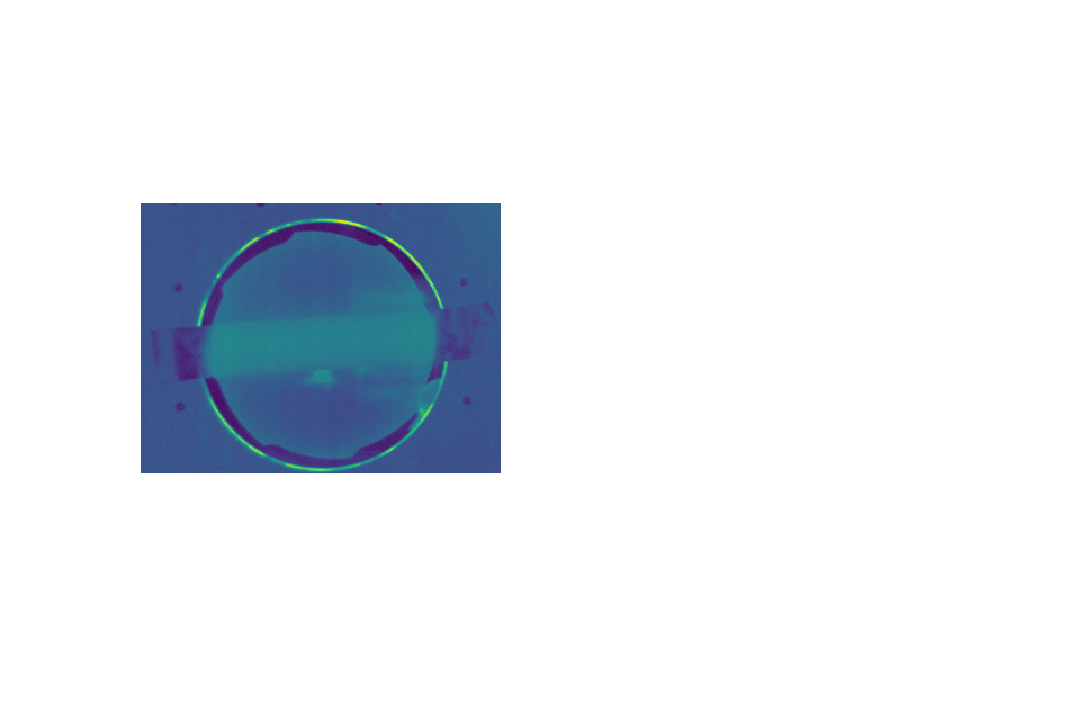

This chart was generated by the following MATLAB code: (Note: this script raises an error after producing the figure.)
close all

load('chrap_2x_on_2_hrs.mat')

f1 = figure('Position', [90 301 908 617], 'Color', 'w', 'visible', 'on');
set(f1,'Units', 'Inches', 'Position', [1.2361    1.9444   16.6528   10.7917]);
pos = get(f1, 'Position');
set(f1,'PaperPositionMode','Auto','PaperUnits','Inches','PaperSize',[pos(3), pos(4)])

s1 = subplot(1,2,1);
imagesc(chrap_2x_on_2_hrs)
axis equal off
colormap(kjetsmooth)

c1 = colorbar()